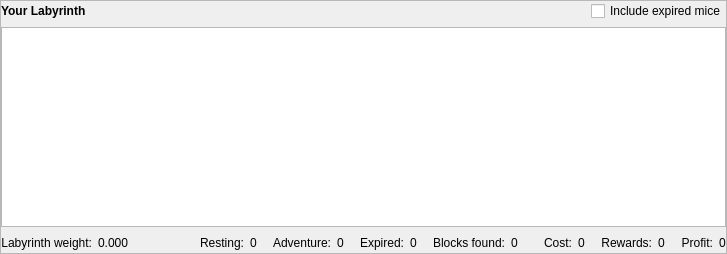
    <widget class="QFrame" name="walletLabyrinthStatsFrame">
     <property name="frameShape">
      <enum>QFrame::StyledPanel</enum>
     </property>
     <property name="frameShadow">
      <enum>QFrame::Raised</enum>
     </property>
     <layout class="QVBoxLayout" name="verticalLayout_4">
      <property name="leftMargin">
       <number>0</number>
      </property>
      <property name="topMargin">
       <number>0</number>
      </property>
      <property name="rightMargin">
       <number>0</number>
      </property>
      <property name="bottomMargin">
       <number>0</number>
      </property>
      <item>
       <layout class="QHBoxLayout" name="yourLabyrinthHeader">
        <item>
         <widget class="QLabel" name="label_8">
          <property name="font">
           <font>
            
            <bold>true</bold>
           </font>
          </property>
          <property name="text">
           <string>Your Labyrinth</string>
          </property>
         </widget>
        </item>
        <item>
         <spacer name="horizontalSpacer_13">
          <property name="orientation">
           <enum>Qt::Horizontal</enum>
          </property>
          <property name="sizeHint" stdset="0">
           <size>
            <width>0</width>
            <height>0</height>
           </size>
          </property>
         </spacer>
        </item>
        <item>
         <widget class="QCheckBox" name="includeDeadMiceCheckbox">
          <property name="sizePolicy">
           <sizepolicy hsizetype="Fixed" vsizetype="Fixed">
            <horstretch>0</horstretch>
            <verstretch>0</verstretch>
           </sizepolicy>
          </property>
          <property name="maximumSize">
           <size>
            <width>1000</width>
            <height>16777215</height>
           </size>
          </property>
          <property name="focusPolicy">
           <enum>Qt::StrongFocus</enum>
          </property>
          <property name="toolTip">
           <string>If ticked, your labyrinth display and summary will include mice that have expired as well as mice that are currently living.</string>
          </property>
          <property name="text">
           <string>Include expired mice</string>
          </property>
          <property name="checked">
           <bool>false</bool>
          </property>
         </widget>
        </item>
       </layout>
      </item>
      <item>
       <widget class="QTableView" name="currentLabyrinthView">
        <property name="minimumSize">
         <size>
          <width>600</width>
          <height>200</height>
         </size>
        </property>
        <property name="contextMenuPolicy">
         <enum>Qt::CustomContextMenu</enum>
        </property>
        <property name="tabKeyNavigation">
         <bool>false</bool>
        </property>
        <property name="sortingEnabled">
         <bool>true</bool>
        </property>
        <property name="alternatingRowColors">
         <bool>true</bool>
        </property>
        <property name="selectionBehavior">
         <enum>QAbstractItemView::SelectRows</enum>
        </property>
        <property name="gridStyle">
         <enum>Qt::SolidLine</enum>
        </property>
        <property name="wordWrap">
         <bool>false</bool>
        </property>
       </widget>
      </item>
      <item>
       <layout class="QHBoxLayout" name="yourLabyrinthSummary">
        <item>
         <widget class="QLabel" name="label_14">
          <property name="font">
           <font>
            <pointsize>9</pointsize>
           </font>
          </property>
          <property name="toolTip">
           <string>Labyrinth weight = your mouse population / global mouse population. 
This represents how much of the global labyrinth you control as well as
your chance of mining any given labyrinth-mineable block.</string>
          </property>
          <property name="text">
           <string>Labyrinth weight:</string>
          </property>
          <property name="alignment">
           <set>Qt::AlignRight|Qt::AlignTrailing|Qt::AlignVCenter</set>
          </property>
         </widget>
        </item>
        <item>
         <widget class="QLabel" name="localLabyrinthWeightLabel">
          <property name="minimumSize">
           <size>
            <width>60</width>
            <height>0</height>
           </size>
          </property>
          <property name="font">
           <font>
            <pointsize>9</pointsize>
           </font>
          </property>
          <property name="toolTip">
           <string>Labyrinth weight = your mouse population / global mouse population. 
This represents how much of the global labyrinth you control as well as
your chance of mining any given labyrinth-mineable block.</string>
          </property>
          <property name="text">
           <string>0.000</string>
          </property>
         </widget>
        </item>
        <item>
         <widget class="TinyPie" name="labyrinthWeightPie" native="true">
          <property name="sizePolicy">
           <sizepolicy hsizetype="Fixed" vsizetype="Fixed">
            <horstretch>0</horstretch>
            <verstretch>0</verstretch>
           </sizepolicy>
          </property>
          <property name="minimumSize">
           <size>
            <width>20</width>
            <height>20</height>
           </size>
          </property>
          <property name="toolTip">
           <string>Labyrinth weight = your mouse population / global mouse population. 
 This represents how much of the global labyrinth you control as well as
 your chance of mining any given labyrinth-mineable block.</string>
          </property>
         </widget>
        </item>
        <item>
         <spacer name="immatureLabelSpacer_4">
          <property name="orientation">
           <enum>Qt::Horizontal</enum>
          </property>
          <property name="sizeType">
           <enum>QSizePolicy::Fixed</enum>
          </property>
          <property name="sizeHint" stdset="0">
           <size>
            <width>10</width>
            <height>0</height>
           </size>
          </property>
         </spacer>
        </item>
        <item>
         <widget class="QLabel" name="label">
          <property name="toolTip">
           <string>Current number of resting mice in your labyrinth</string>
          </property>
          <property name="text">
           <string>Resting:</string>
          </property>
          <property name="alignment">
           <set>Qt::AlignRight|Qt::AlignTrailing|Qt::AlignVCenter</set>
          </property>
         </widget>
        </item>
        <item>
         <widget class="QLabel" name="immatureLabel">
          <property name="toolTip">
           <string>Current number of resting mice in your labyrinth</string>
          </property>
          <property name="text">
           <string>0</string>
          </property>
         </widget>
        </item>
        <item>
         <spacer name="immatureLabelSpacer">
          <property name="orientation">
           <enum>Qt::Horizontal</enum>
          </property>
          <property name="sizeType">
           <enum>QSizePolicy::Fixed</enum>
          </property>
          <property name="sizeHint" stdset="0">
           <size>
            <width>10</width>
            <height>0</height>
           </size>
          </property>
         </spacer>
        </item>
        <item>
         <widget class="QLabel" name="label_3">
          <property name="toolTip">
           <string>Current number of adventure mice in your labyrinth</string>
          </property>
          <property name="text">
           <string>Adventure:</string>
          </property>
          <property name="alignment">
           <set>Qt::AlignRight|Qt::AlignTrailing|Qt::AlignVCenter</set>
          </property>
         </widget>
        </item>
        <item>
         <widget class="QLabel" name="matureLabel">
          <property name="toolTip">
           <string>Current number of adventure mice in your labyrinth</string>
          </property>
          <property name="text">
           <string>0</string>
          </property>
         </widget>
        </item>
        <item>
         <spacer name="horizontalSpacer_16">
          <property name="orientation">
           <enum>Qt::Horizontal</enum>
          </property>
          <property name="sizeType">
           <enum>QSizePolicy::Fixed</enum>
          </property>
          <property name="sizeHint" stdset="0">
           <size>
            <width>10</width>
            <height>0</height>
           </size>
          </property>
         </spacer>
        </item>
        <item>
         <widget class="QLabel" name="deadTitleLabel">
          <property name="toolTip">
           <string>Current number of expired mice in your labyrinth</string>
          </property>
          <property name="text">
           <string>Expired:</string>
          </property>
          <property name="alignment">
           <set>Qt::AlignRight|Qt::AlignTrailing|Qt::AlignVCenter</set>
          </property>
         </widget>
        </item>
        <item>
         <widget class="QLabel" name="deadLabel">
          <property name="toolTip">
           <string>Current number of expired mice in your labyrinth</string>
          </property>
          <property name="text">
           <string>0</string>
          </property>
         </widget>
        </item>
        <item>
         <spacer name="horizontalSpacer_15">
          <property name="orientation">
           <enum>Qt::Horizontal</enum>
          </property>
          <property name="sizeType">
           <enum>QSizePolicy::Fixed</enum>
          </property>
          <property name="sizeHint" stdset="0">
           <size>
            <width>10</width>
            <height>0</height>
           </size>
          </property>
         </spacer>
        </item>
        <item>
         <widget class="QLabel" name="label_4">
          <property name="toolTip">
           <string>The number of blocks mined by your mice</string>
          </property>
          <property name="text">
           <string>Blocks found:</string>
          </property>
          <property name="alignment">
           <set>Qt::AlignRight|Qt::AlignTrailing|Qt::AlignVCenter</set>
          </property>
         </widget>
        </item>
        <item>
         <widget class="QLabel" name="blocksFoundLabel">
          <property name="toolTip">
           <string>The number of blocks mined by your mice</string>
          </property>
          <property name="text">
           <string>0</string>
          </property>
         </widget>
        </item>
        <item>
         <spacer name="deadLabelSpacer">
          <property name="orientation">
           <enum>Qt::Horizontal</enum>
          </property>
          <property name="sizeType">
           <enum>QSizePolicy::Fixed</enum>
          </property>
          <property name="sizeHint" stdset="0">
           <size>
            <width>20</width>
            <height>0</height>
           </size>
          </property>
         </spacer>
        </item>
        <item>
         <widget class="QLabel" name="label_10">
          <property name="toolTip">
           <string>Total mouse cost of your labyrinth</string>
          </property>
          <property name="text">
           <string>Cost:</string>
          </property>
          <property name="alignment">
           <set>Qt::AlignRight|Qt::AlignTrailing|Qt::AlignVCenter</set>
          </property>
         </widget>
        </item>
        <item>
         <widget class="QLabel" name="costLabel">
          <property name="toolTip">
           <string>Total mouse cost of your labyrinth</string>
          </property>
          <property name="text">
           <string>0</string>
          </property>
         </widget>
        </item>
        <item>
         <spacer name="horizontalSpacer_14">
          <property name="orientation">
           <enum>Qt::Horizontal</enum>
          </property>
          <property name="sizeType">
           <enum>QSizePolicy::Fixed</enum>
          </property>
          <property name="sizeHint" stdset="0">
           <size>
            <width>10</width>
            <height>0</height>
           </size>
          </property>
         </spacer>
        </item>
        <item>
         <widget class="QLabel" name="label_5">
          <property name="toolTip">
           <string>Total block rewards earned by your mice</string>
          </property>
          <property name="text">
           <string>Rewards:</string>
          </property>
          <property name="alignment">
           <set>Qt::AlignRight|Qt::AlignTrailing|Qt::AlignVCenter</set>
          </property>
         </widget>
        </item>
        <item>
         <widget class="QLabel" name="rewardsPaidLabel">
          <property name="toolTip">
           <string>Total block rewards earned by your mice</string>
          </property>
          <property name="text">
           <string>0</string>
          </property>
         </widget>
        </item>
        <item>
         <spacer name="horizontalSpacer_19">
          <property name="orientation">
           <enum>Qt::Horizontal</enum>
          </property>
          <property name="sizeType">
           <enum>QSizePolicy::Fixed</enum>
          </property>
          <property name="sizeHint" stdset="0">
           <size>
            <width>10</width>
            <height>0</height>
           </size>
          </property>
         </spacer>
        </item>
        <item>
         <widget class="QLabel" name="label_7">
          <property name="toolTip">
           <string>Total profit made by your mice</string>
          </property>
          <property name="text">
           <string>Profit:</string>
          </property>
          <property name="alignment">
           <set>Qt::AlignRight|Qt::AlignTrailing|Qt::AlignVCenter</set>
          </property>
         </widget>
        </item>
        <item>
         <widget class="QLabel" name="profitLabel">
          <property name="toolTip">
           <string>Total profit made by your mice</string>
          </property>
          <property name="text">
           <string>0</string>
          </property>
         </widget>
        </item>
        <item>
         <spacer name="horizontalSpacer_11">
          <property name="orientation">
           <enum>Qt::Horizontal</enum>
          </property>
          <property name="sizeHint" stdset="0">
           <size>
            <width>0</width>
            <height>0</height>
           </size>
          </property>
         </spacer>
        </item>
       </layout>
      </item>
     </layout>
    </widget>
